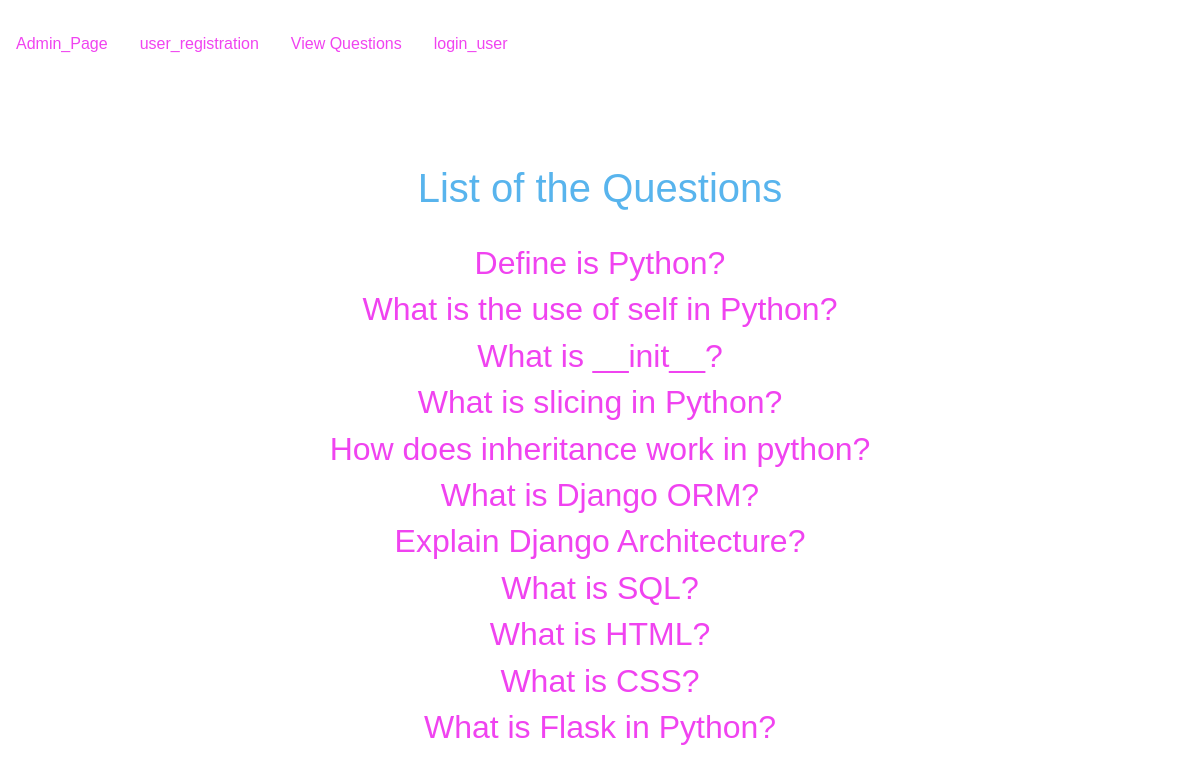
Before: /ListOfQuestions/ with the older database file.
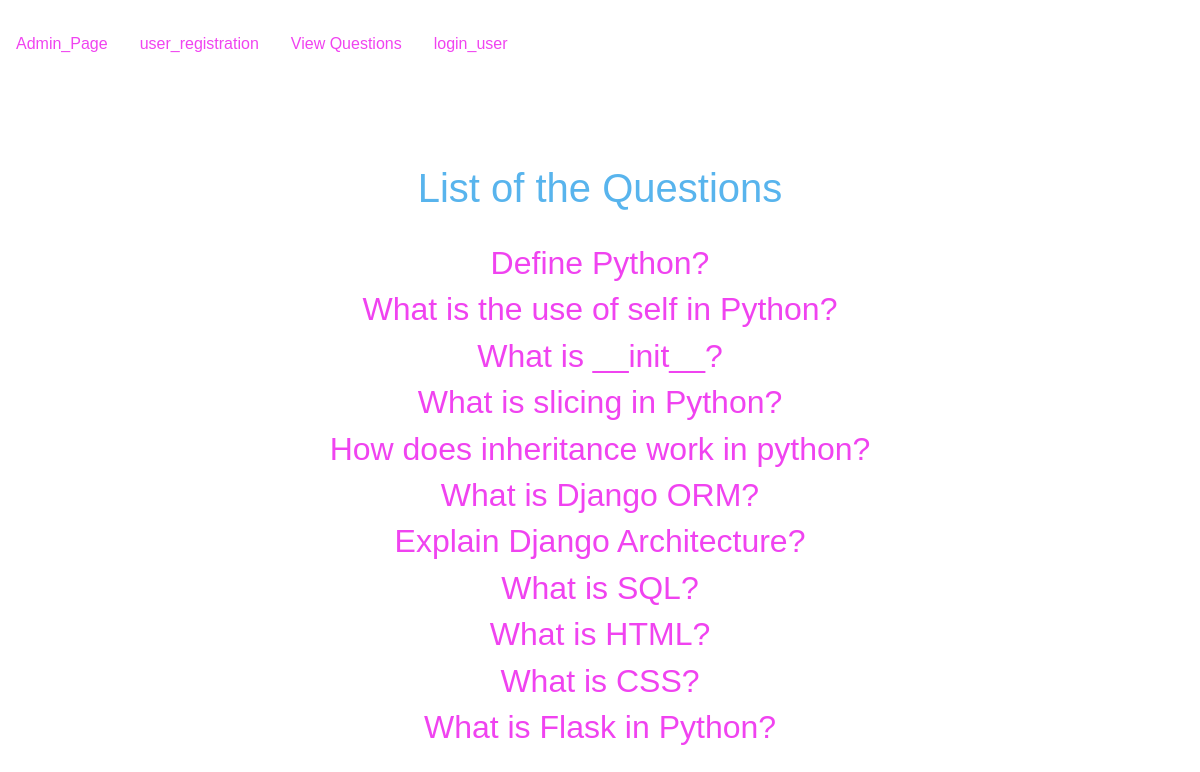
After: the same page with the newer database file.
### app/models.py (models this page shows, shortened)
class DisplayQuestions(models.Model):
    title = models.CharField(max_length=255)
    user = models.ForeignKey(User, on_delete=models.CASCADE)
    description = models.TextField()
    created_at = models.DateTimeField(auto_now_add=True)

### app/views.py (the view)
# urls.py: path('ListOfQuestions/',ListOfQuestions.as_view(),name='ListOfQuestions'),
class ListOfQuestions(ListView):
    model = DisplayQuestions
    context_object_name='QUSL'

### templates/app/DisplayQuestions_list.html (shortened to what this page needs)
{% extends 'app/dummy.html' %}
{% block body_block  %}
<center>
<div style="margin-top: 100px;">
  <h1>List of the Questions</h1><br>
 {% for i in QUSL %}
 <a href="{{i.pk}}"><h2>{{i.title}}</h2></a>
  {% endfor %}
</div>
</center>
{% endblock %}

### templates/app/dummy.html (shortened to what this page needs)
{% load static %}
<!DOCTYPE html>
<html lang="en">
<head>
    <link rel="stylesheet" href="{% static 'css/bootstrap-grid.css' %}">
    <link rel="stylesheet" href="{% static 'css/bootstrap-grid.min.css' %}">
    <link rel="stylesheet" href="{% static 'css/bootstrap-reboot.css' %}">
    <link rel="stylesheet" href="{% static 'css/bootstrap-reboot.min.css' %}">
    <link rel="stylesheet" href="{% static 'css/bootstrap.css' %}">
    <link rel="stylesheet" href="{% static 'css/bootstrap.min.css' %}">
</head>
<body class="form-group">
    <video id="background-video" autoplay muted loop>
        <source src="{% static 'videos/waves.mp4' %}" type="video/mp4">
      </video>
<br>
    <center>
        <nav class="nav">
            <a href="{% url 'admin:index' %}" class="nav-link">Admin_Page</a>
            <a href="{% url 'user_registration' %}" class="nav-link">user_registration</a>
            <a href="{% url 'ListOfQuestions' %}" class="nav-link">View Questions</a>
            {% if user.is_authenticated %}
                 <a href="{% url 'answer_question' %}"class="nav-link">answer the question</a>
                 <a href="{% url 'post_questions' %}"class="nav-link">post_questions</a>
                 <a href="{% url 'logout_user' %}" class="nav-link">logout_user</a>
            {% else %}
                 <a href="{% url 'login_user' %}" class="nav-link">login_user</a>
            {% endif %}
        </nav>
    </center>
    <link rel="stylesheet" href="{% static 'js/bootstrap.bundle.js' %}">
    <link rel="stylesheet" href="{% static 'js/bootstrap.bundle.min.js' %}">
    <link rel="stylesheet" href="{% static 'js/bootstrap.js' %}">
    <link rel="stylesheet" href="{% static 'js/bootstrap.min.js' %}">
    {% block body_block %}
    {% endblock %}
</body>
</html>

### templates/app/dummy.html (style rules this page uses)
body { color: rgb(88, 180, 237); font-family:'Franklin Gothic Medium', 'Arial Narrow', Arial, sans-serif; }
a { color: rgb(240, 67, 240); border-top-left-radius: 40%; border-bottom-right-radius: 40%; box-shadow: 0px 0px 0px #9aeff8; }
#background-video { position: fixed; top: 50%; left: 50%; transform: translate(-50%, -50%) scale(0.8); object-fit: cover; z-index: -1; }
body { background-repeat:cover }

Changed rows visible on the page:
changed DisplayQuestions: title "Define is Python?" → "Define Python?"
